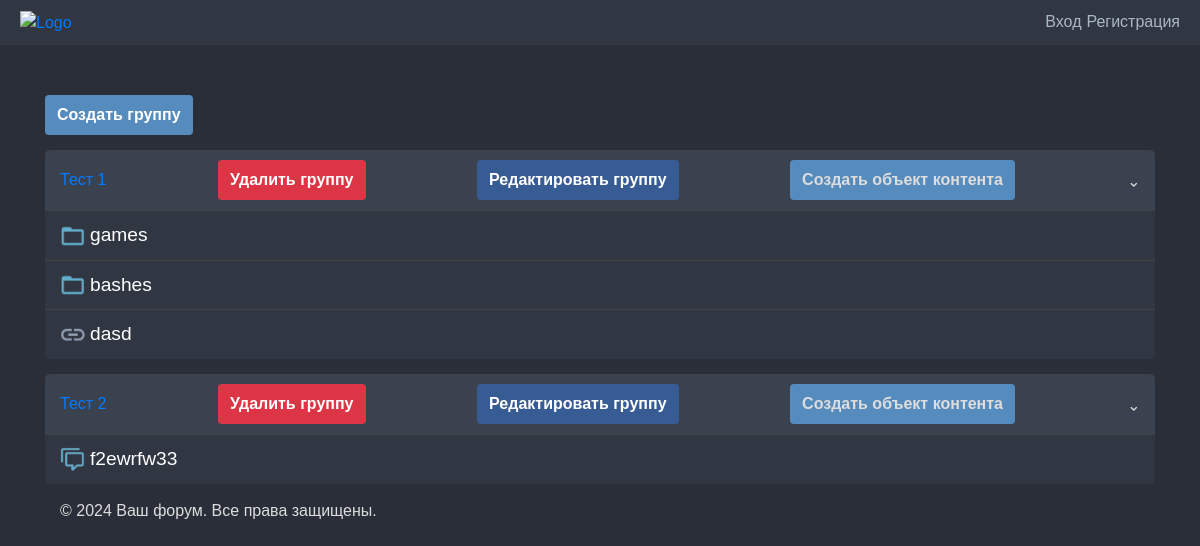
Before: / with the older database file.
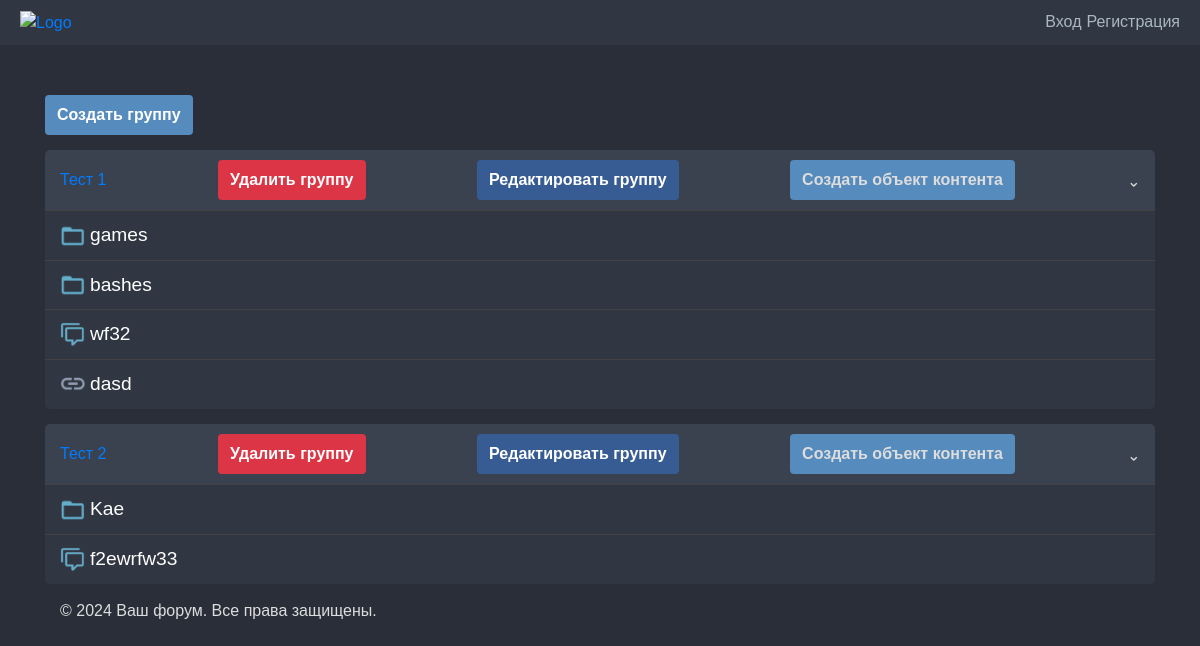
After: the same page with the newer database file.
### data/groups.py (models this page shows)
class Group(SqlAlchemyBase):
    __tablename__ = 'groups'
    id = sqlalchemy.Column(sqlalchemy.Integer, primary_key=True, autoincrement=True)
    title = sqlalchemy.Column(sqlalchemy.String, nullable=False)
    author_id = sqlalchemy.Column(sqlalchemy.Integer, sqlalchemy.ForeignKey("users.id"), nullable=False)
    author = orm.relationship('User')

### data/categories.py (models this page shows)
class Category(SqlAlchemyBase):
    __tablename__ = 'categories'
    id = sqlalchemy.Column(sqlalchemy.Integer, primary_key=True, autoincrement=True)
    title = sqlalchemy.Column(sqlalchemy.String, nullable=False)
    author_id = sqlalchemy.Column(sqlalchemy.Integer, sqlalchemy.ForeignKey("users.id"), nullable=False)
    parent_type = sqlalchemy.Column(Enum(CategoryParentType), nullable=False)
    parent_id = sqlalchemy.Column(sqlalchemy.Integer, nullable=False)
    author = orm.relationship('User')

### data/topics.py (models this page shows)
class Topic(SqlAlchemyBase):
    __tablename__ = 'topics'
    id = sqlalchemy.Column(sqlalchemy.Integer, primary_key=True, autoincrement=True)
    title = sqlalchemy.Column(sqlalchemy.String, nullable=False)
    author_id = sqlalchemy.Column(sqlalchemy.Integer, sqlalchemy.ForeignKey("users.id"), nullable=False)
    parent_type = sqlalchemy.Column(Enum(TopicParentType), nullable=False)
    parent_id = sqlalchemy.Column(sqlalchemy.Integer, nullable=False)
    author = orm.relationship('User')

### data/forums.py (models this page shows)
class Forum(SqlAlchemyBase):
    __tablename__ = 'forums'
    id = sqlalchemy.Column(sqlalchemy.Integer, primary_key=True, autoincrement=True)
    title = sqlalchemy.Column(sqlalchemy.String, nullable=False)
    author_id = sqlalchemy.Column(sqlalchemy.Integer, sqlalchemy.ForeignKey("users.id"), nullable=False)
    parent_type = sqlalchemy.Column(Enum(ForumParentType), nullable=False)
    parent_id = sqlalchemy.Column(sqlalchemy.Integer, nullable=False)
    author = orm.relationship('User')

### main.py (the view)
@app.route('/')
def index():
    session = db_session.create_session()
    groups = session.query(Group).all()
    categories_by_groups = session.query(Category).filter(Category.parent_type == CategoryParentType.group).all()
    forums_by_groups = session.query(Forum).filter(Forum.parent_type == ForumParentType.group).all()
    topics_by_groups = session.query(Topic).filter(Topic.parent_type == TopicParentType.group).all()
    return render_template('index.html', groups=groups, categories_by_groups=categories_by_groups,
                           forums_by_groups=forums_by_groups, topics_by_groups=topics_by_groups)

### data/db_session.py (called while the page is built)
def create_session() -> Session:
    global __factory
    return __factory()

### templates/index.html (shortened to what this page needs)
{% extends "base.html" %}
{% block content %}
<link rel="stylesheet" type="text/css" href="{{url_for('static', filename='css/index.css')}}">
<a href="/create_group" class="create-object-content" style="margin-bottom: 15px;"  id="create-group-button">Создать группу</a>
{% for group in groups %}
<div class="group" id="group-{{group.id}}">
    <div class="group-header" onclick="toggleCategory(this)">
        <a class="group-sil" href="#group-{{group.id}}">{{group.title}}</a>
        <a href="/groups/{{group.id}}/delete" class="create-object-content" id="delete-button">Удалить группу</a>
        <a href="/groups/{{group.id}}/edit" class="create-object-content" id="edit-button">Редактировать группу</a>
        <div class="menu">
            <a class="create-content-button" id="create-content-button">Создать объект контента</a>
        </div>
        <span class="arrow rotated">&#x2303;</span>
    </div>
    <div class="group-items">
        {% for category in categories_by_groups %}
        {% if category.parent_id == group.id %}
        <div class="group-item">
            <i class="item-icon"><img class="icon-object-image" src="static/image/icon_object/category.webp"></i>
            <div class="item-info">
                <a class="item-title" href="/categories/{{category.id}}/">{{category.title}}</a>
            </div>
        </div>
        {% endif %}
        {% endfor %}
        {% for forum in forums_by_groups %}
        {% if forum.parent_id == group.id %}
        <div class="group-item">
            <i class="item-icon"><img class="icon-object-image" src="static/image/icon_object/forum.webp"></i>
            <div class="item-info">
                <a class="item-title" href="/forums/{{forum.id}}/">{{forum.title}}</a>
            </div>
        </div>
        {% endif %}
        {% endfor %}
        {% for topic in topics_by_groups %}
        {% if topic.parent_id == group.id %}
        <div class="group-item">
            <i><img class="icon-object-image" src="static/image/icon_object/link.webp"></i>
            <div class="item-info">
                <a href="/topics/{{topic.id}}/" class="item-title">{{topic.title}}</a>
            </div>
        </div>
        {% endif %}
        {% endfor %}
    </div>
</div>
{% endfor %}
<footer>
    <div class="container">
        <p>&copy; 2024 Ваш форум. Все права защищены.</p>
    </div>
</footer>
{% endblock %}

### templates/base.html (shortened to what this page needs)
<!doctype html>
<html lang="en">
<head>
    <link rel="stylesheet"
          href="https://stackpath.bootstrapcdn.com/bootstrap/4.4.1/css/bootstrap.min.css"
>
    <link rel="stylesheet" type="text/css" href="{{url_for('static', filename='css/style.css')}}">
    <link rel="stylesheet" type="text/css" href="{{url_for('static', filename='css/dark.css')}}">
</head>
<body>
<div class="header">
    <div class="logo-navigation">
        <a href="/" class="logo-link">
            <img src="" alt="Logo" class="logo">
        </a>
    </div>
    <div>
        {% if current_user.is_authenticated %}
        <div class="dropdown-click">
            <a href="#" class="dropdown-click-button" onclick="toggleDropdown(event)">
                {{ current_user.nickname }}
            </a>
            <div id="myDropdown" class="dropdown-click-content">
                <a href="/profile/{{ current_user.id }}/">Профиль</a>
                <a href="/logout">Выйти</a>
            </div>
        </div>
        {% else %}
        <div class="auth-search">
            <a href="/login">Вход</a>
            <a href="/register">Регистрация</a>
        </div>
        {% endif %}
    </div>
</div>
<main role="main" class="container" style="margin-top: 50px">
    {% block content %}{% endblock %}
</main>
</body>
</html>

### static/css/style.css (style rules this page uses)
.header { display: flex; justify-content: space-between; align-items: center; padding: 10px 20px; background-color: #333; color: white; }
.logo { height: 30px; margin-right: 20px; }
.logo-navigation, .auth-search { display: flex; align-items: center; }
nav a, .auth-search a { color: white; text-decoration: none; display: flex; align-items: center; }
body { background-color: #181a1b; color: #ddd; font-family: sans-serif; align-items: center; min-height: 100vh; margin: 0; padding: 0; }
.icon-object-image { max-width:25px; max-height:25px; }
.create-object-content { background-color: #2a475e; border: none; padding: 10px 15px; border-radius: 4px; cursor: pointer; text-decoration: none; display: inline-block; }
#delete-button { display: inline-flex; align-items: center; justify-content: center; text-decoration: none; padding: 8px 12px; border-radius: 4px; border: none; font-weight: bold; transition: background-color 0.2s ease; white-space: nowrap; }
#edit-button { display: inline-flex; align-items: center; justify-content: center; text-decoration: none; padding: 8px 12px; border-radius: 4px; border: none; font-weight: bold; transition: background-color 0.2s ease; white-space: nowrap; }
#create-group-button { display: inline-flex; align-items: center; justify-content: center; text-decoration: none; padding: 8px 12px; border-radius: 4px; border: none; font-weight: bold; transition: background-color 0.2s ease; white-space: nowrap; }

### static/css/dark.css (style rules this page uses)
.header { background-color: #313742; color: #a9b7c3; }
nav a, .auth-search a { color: #a9b7c3; }
body { background-color: #292e39; font-family: sans-serif; }
#delete-button { color: white; background-color: #dc3545; }
#create-group-button { color: white; background-color: #558BBD; }
.create-content-button { color: white; background-color: #558BBD; }
#edit-button { color: white; background-color: #375c94; }
.group-header { background-color: #3b424f }
.group-items { background-color: #313742 }
.item-title { color: #fff; }
.item-icon { color: #777; }
.create-object-content { background-color: #2a475e; }
.item-title { color: #ddd; }

### static/css/index.css (style rules this page uses)
.group { margin-bottom: 15px; border-radius: 5px; overflow: hidden; }
.group-header { display: flex; justify-content: space-between; align-items: center; padding: 10px 15px; cursor: pointer; border-bottom: 1px solid #424242; }
.group-items { transition: height 0.3s ease; }
.group-item { display: grid; grid-template-columns: 30px 1fr 80px 1fr; align-items: center; padding: 10px 15px; border-bottom: 1px solid #424242; color: #bbb; }
.group-item:last-child { border-bottom: none; }
.item-title { font-size: 1.2em; margin: 0; font-weight: normal; color: #fff; }
.item-icon { width: 20px; margin-right: 10px; color: #777; }
.arrow { transition: transform 0.3s ease; }
.arrow.rotated { transform: rotate(180deg); }
.menu { position: relative; display: inline-block; }
.create-content-button { display: inline-flex; align-items: center; justify-content: center; text-decoration: none; padding: 8px 12px; border-radius: 4px; border: none; font-weight: bold; transition: background-color 0.2s ease; white-space: nowrap; }
.create-object-content { border: none; padding: 10px 15px; border-radius: 4px; cursor: pointer; text-decoration: none; display: inline-block; }

Changed rows visible on the page:
added Forum: parent_id 1 (drawn), title "wf32", shown under Group "Тест 1"
added Category: parent_id 2 (drawn), title "Kae", shown under Group "Тест 2"
